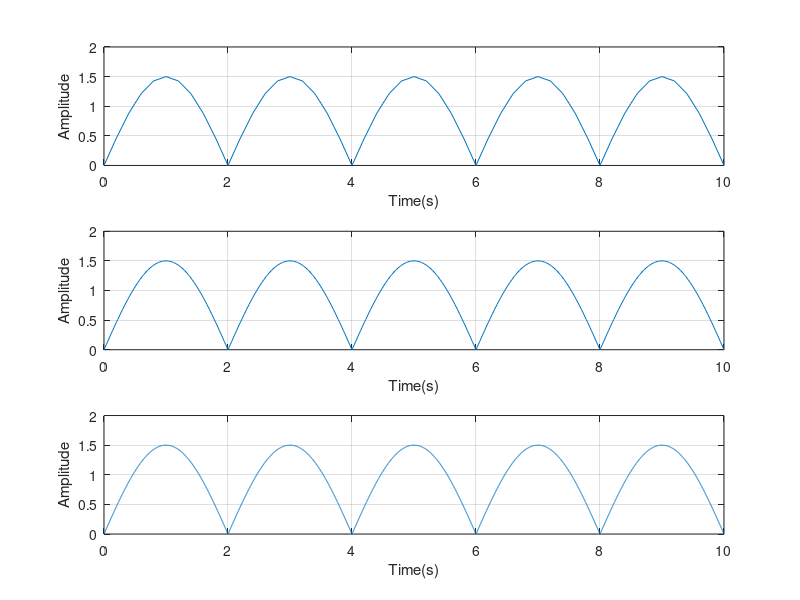

Here is the MATLAB script that generated this plot:
t1=0:0.2:10;
s1=abs(1.5*sin(2*pi*0.25*t1));
subplot(3,1,1)
plot(t1,s1), grid
xlabel('Time(s)')
ylabel('Amplitude')

t2=0:0.02:10;
s2=abs(1.5*sin(2*pi*0.25*t2));
subplot(3,1,2)
plot(t2,s2), grid
xlabel('Time(s)')
ylabel('Amplitude')

t3=0:0.002:10;
s3=abs(1.5*sin(2*pi*0.25*t3));
subplot(3,1,3)
plot(t3,s3), grid
xlabel('Time(s)')
ylabel('Amplitude')
